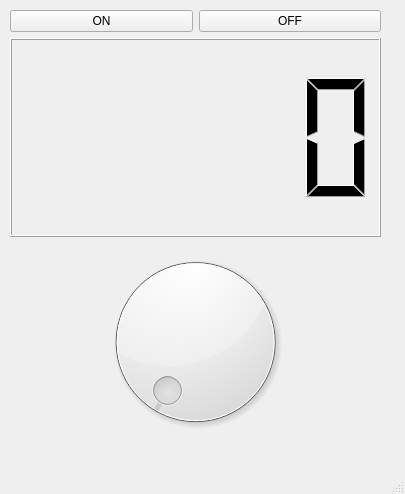
<?xml version="1.0" encoding="UTF-8"?>
<ui version="4.0">
 <class>MainWindow</class>
 <widget class="QMainWindow" name="MainWindow">
  <property name="geometry">
   <rect>
    <x>0</x>
    <y>0</y>
    <width>405</width>
    <height>494</height>
   </rect>
  </property>
  <property name="windowTitle">
   <string>MainWindow</string>
  </property>
  <widget class="QWidget" name="centralwidget">
   <widget class="QWidget" name="gridLayoutWidget">
    <property name="geometry">
     <rect>
      <x>10</x>
      <y>10</y>
      <width>371</width>
      <height>431</height>
     </rect>
    </property>
    <layout class="QGridLayout" name="gridLayout">
     <item row="2" column="0" colspan="2">
      <widget class="QLCDNumber" name="lcdNumber"/>
     </item>
     <item row="1" column="0">
      <widget class="QPushButton" name="onBtn">
       <property name="text">
        <string>ON</string>
       </property>
      </widget>
     </item>
     <item row="1" column="1">
      <widget class="QPushButton" name="offBtn">
       <property name="text">
        <string>OFF</string>
       </property>
      </widget>
     </item>
     <item row="3" column="0" colspan="2">
      <widget class="QDial" name="dial"/>
     </item>
    </layout>
   </widget>
  </widget>
  <widget class="QMenuBar" name="menubar">
   <property name="geometry">
    <rect>
     <x>0</x>
     <y>0</y>
     <width>405</width>
     <height>22</height>
    </rect>
   </property>
  </widget>
  <widget class="QStatusBar" name="statusbar"/>
 </widget>
 <resources/>
 <connections>
  <connection>
   <sender>onBtn</sender>
   <signal>clicked()</signal>
   <receiver>MainWindow</receiver>
   <slot>ledON()</slot>
   <hints>
    <hint type="sourcelabel">
     <x>96</x>
     <y>40</y>
    </hint>
    <hint type="destinationlabel">
     <x>82</x>
     <y>513</y>
    </hint>
   </hints>
  </connection>
  <connection>
   <sender>offBtn</sender>
   <signal>clicked()</signal>
   <receiver>MainWindow</receiver>
   <slot>ledOFF()</slot>
   <hints>
    <hint type="sourcelabel">
     <x>302</x>
     <y>49</y>
    </hint>
    <hint type="destinationlabel">
     <x>278</x>
     <y>523</y>
    </hint>
   </hints>
  </connection>
  <connection>
   <sender>dial</sender>
   <signal>valueChanged(int)</signal>
   <receiver>MainWindow</receiver>
   <slot>setDial(int)</slot>
   <hints>
    <hint type="sourcelabel">
     <x>157</x>
     <y>398</y>
    </hint>
    <hint type="destinationlabel">
     <x>157</x>
     <y>532</y>
    </hint>
   </hints>
  </connection>
 </connections>
 <slots>
  <slot>ledON()</slot>
  <slot>ledOFF()</slot>
  <slot>setDial(int)</slot>
 </slots>
</ui>
